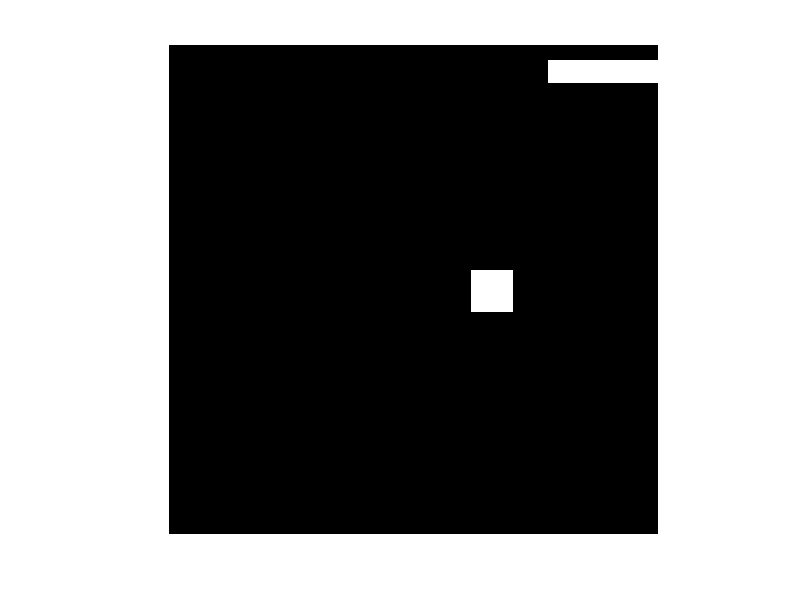
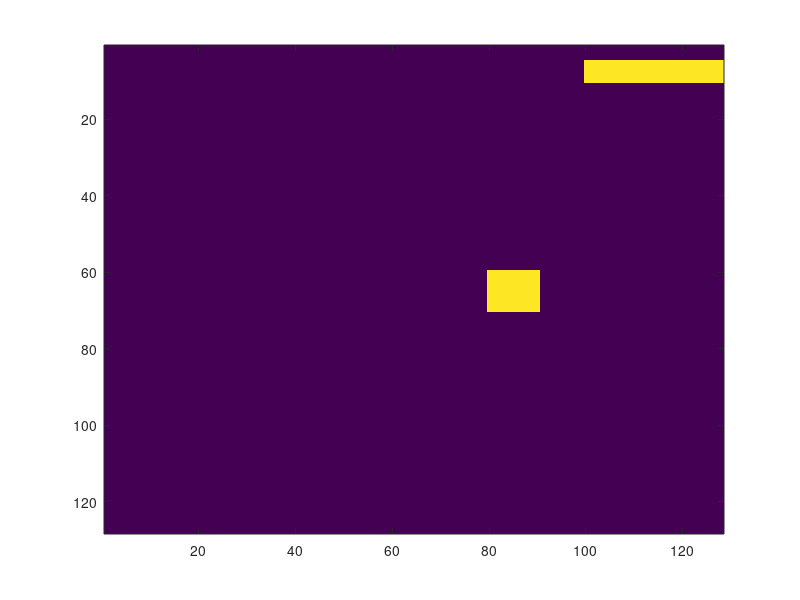

Reproduce these figures in MATLAB, in order.
clc
clear all
close all

in1=zeros(128,128);
in1=uint8(in1);
in1(60:70,80:90)=255;
in1(5:10,100:end)=255;
imshow(in1)
figure
image(in1)
who
